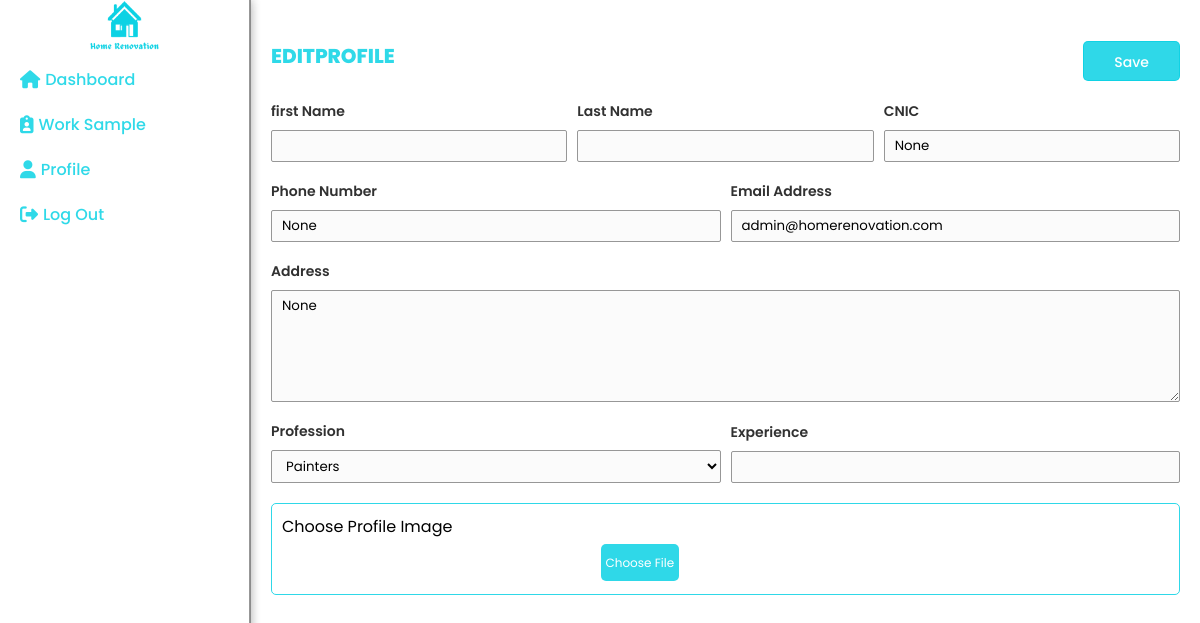
Before: /editworkerprofile/ (signed in) with the older database file.
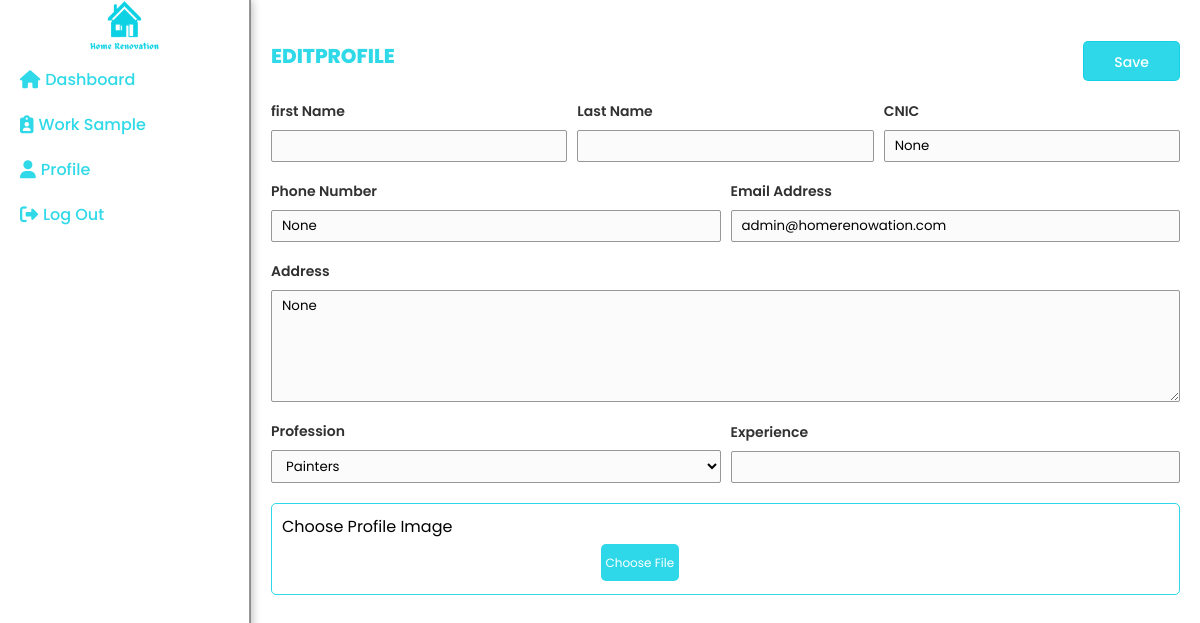
After: the same page with the newer database file.
### appsrc/models.py (models this page shows, shortened)
class User(AbstractUser):
    is_worker = models.BooleanField(default = False)
    is_approved = models.BooleanField(default = False)
    is_declined = models.BooleanField(default = False)
    email = models.EmailField(max_length = 1000, null = False, unique=True)
    profile_pic = models.ImageField(upload_to="images/")
    is_profile_set = models.BooleanField(default = False)
    cnic = models.CharField(max_length = 20, null = True, blank = True)
    phone = models.CharField(max_length = 20, null = True, blank = True)
    address = models.CharField(max_length = 1000, null = True, blank = True)

### appsrc/views.py (the view, shortened to what this page needs)
# urls.py: path('editworkerprofile/',views.EditWorkerProfile,name='editworkerprofile'),
def EditWorkerProfile(request):
  user = User.objects.get(id = request.user.id)
  return  render(request, 'Worker/EditProfile.html', {"user":user})

### appsrc/templates/Worker/EditProfile.html (shortened to what the changed rows need)
{% load static %}
<!DOCTYPE html>
<html lang="en">
<head>
    <link rel="stylesheet" href="{% static 'css/main.css' %}">
    <link rel="stylesheet" href="{% static 'css/dashboard.css' %}">
    <link href="fontawesomefree/css/all.min.css" rel="stylesheet" type="text/css" />
    <link rel="stylesheet" href="https://cdnjs.cloudflare.com/ajax/libs/font-awesome/6.5.1/css/all.min.css"
 />
    <link href="https://unpkg.com/aos@2.3.1/dist/aos.css" rel="stylesheet" />
    <link rel="stylesheet" href="https://cdn.jsdelivr.net/npm/swiper@11/swiper-bundle.min.css" />
</head>
<body>
    <div class="main_wrapper">
        <div class="right_container">
            <form action="" class="vertical fullwidth gap-20" method="POST" enctype="multipart/form-data">
            <div class="vertical gap-20">
                    <div class="horizontal gap-10 justify-between align-center fullwidth">
                        <div class="vertical web_inputs gap-10 fullwidth">
                            <label for="product-budget">CNIC</label>
                            <input type="text" value="{{user.cnic}}" name="cnic">
                        </div>
                    </div>
                    <div class="horizontal gap-10 justify-between align-center fullwidth">
                        <div class="vertical web_inputs gap-10 fullwidth">
                            <label for="project-title">Phone Number</label>
                            <input type="text" value="{{user.phone}}" name="phone">
                        </div>
                        <div class="vertical web_inputs gap-10 fullwidth">
                            <label for="product-budget">Email Address</label>
                            <input type="text" value="{{user.email}}" name="email" readOnly>
                        </div>
                    </div>
                    <div class="horizontal gap-10 fullwidth">
                        <div class="vertical web_inputs gap-10 fullwidth">
                            <label for="product-desc">Address</label>
                            <textarea rows="5" name="address">{{request.user.address}}</textarea>
                        </div>
                    </div>
            </div>
            </form>
        </div>
    </div>
</body>
</html>

Changed rows visible on the page:
changed User "None": email "admin@homerenovation.com" → "admin@homerenowation.com"
